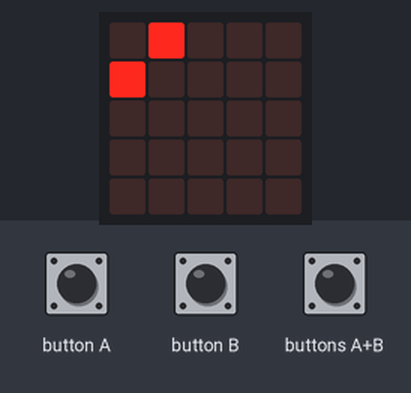
Bench run of a program on a simulated BBC micro:bit (MakeCode). Shown: the board's 5×5 LED display. The test bench sets the inputs (shaded band).

Above: at 1.2 s.
1.3 s: buttons A+B pressed for 0.15 s
At 2.4 s:
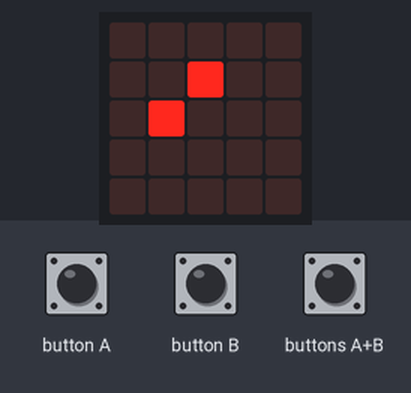
At 4.7 s:
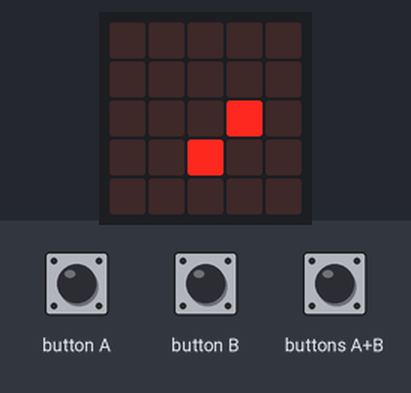
Timing chart, 0 to 6.2 s (numbered marks = the images above; inputs shaded):
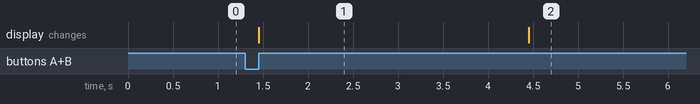

Measured:
- after the input at 1.3 s, the display: changes after 0.15 s (image 1)
- what the display in image 1 shows lasts 3.0 s, from 1.5 s to 4.5 s

The program:

main.ts
```typescript
let k = [0, 1]
let l = [1, 0]
led.plot(k[0], k[1])
led.plot(l[0], l[1])
input.onButtonPressed(Button.AB, function on_button_pressed_ab() {

    let y = 0
    while (y < 4) {
        k[0] += 1
        k[1] += 1
        l[0] += 1
        l[1] += 1
        y += 1
        if (y >= 4) {
            y = 0
            k = [0, 1]
            l = [1, 0]
        }

        basic.clearScreen()
        led.plot(k[0], k[1])
        led.plot(l[0], l[1])
        basic.pause(3000)
    }
})
```

test.ts
```typescript
// Tady jsou testy. Při použití tohoto balíčku jako rozšíření nebude zkompilováno.
```
